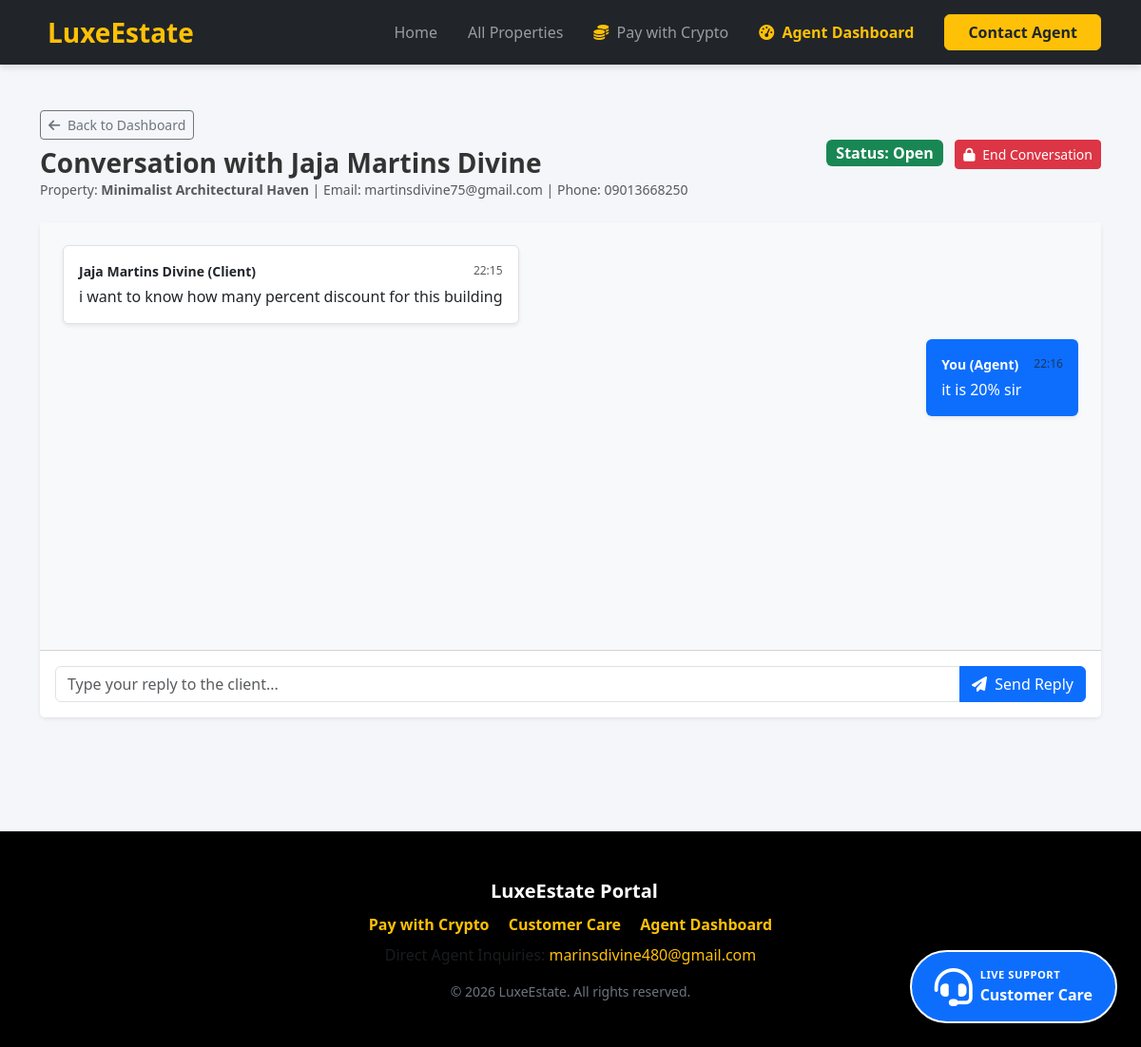
/agent/conversation/1 (signed in), run on an earlier commit of the app's database.
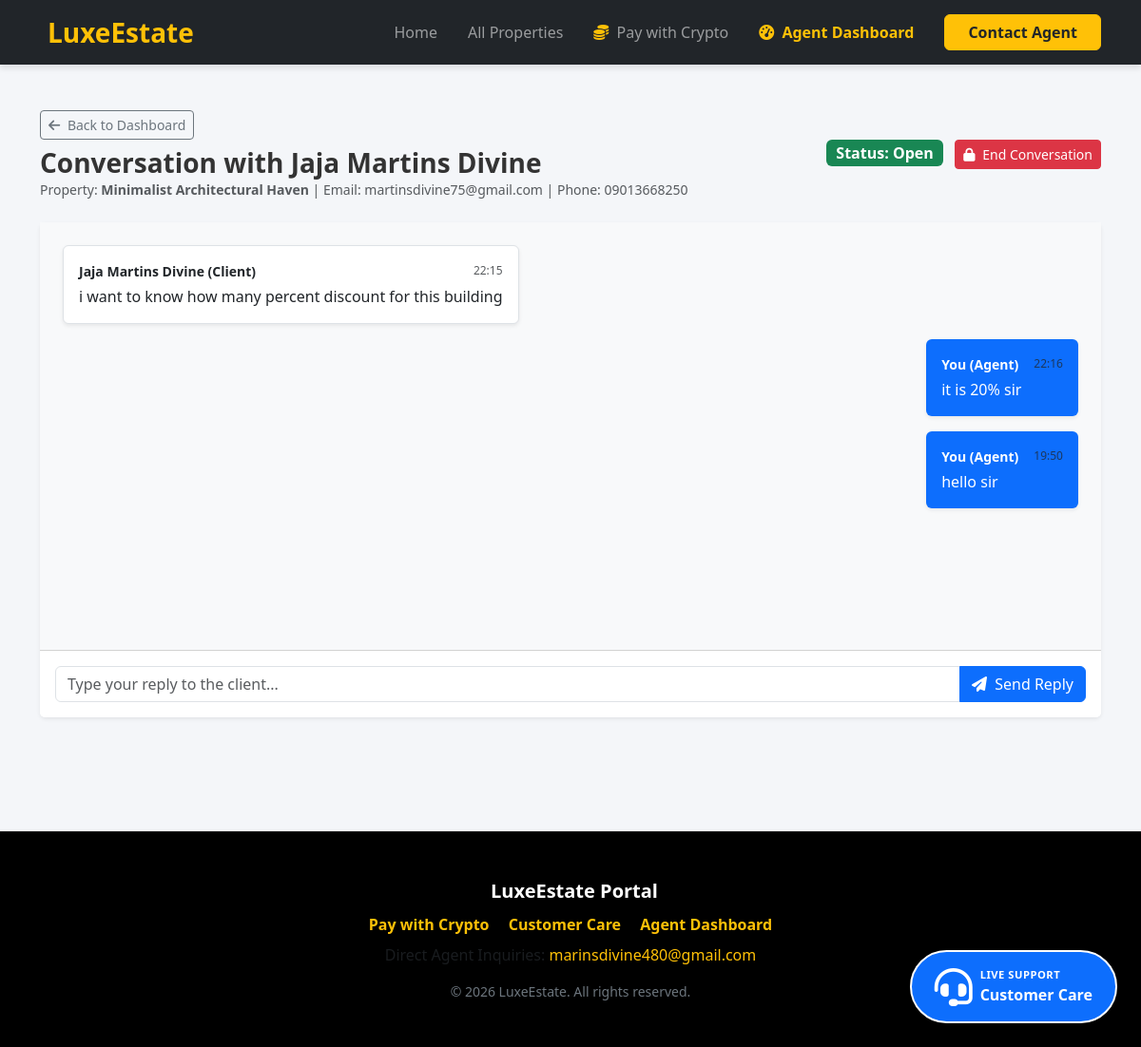
And on a later commit of the database.
### tables this page shows
CREATE TABLE conversations (
            id INTEGER PRIMARY KEY AUTOINCREMENT,
            client_name TEXT NOT NULL,
            client_email TEXT NOT NULL,
            client_phone TEXT,
            property_title TEXT,
            status TEXT DEFAULT 'Open',
            created_at TIMESTAMP DEFAULT CURRENT_TIMESTAMP
        );

CREATE TABLE conversation_messages (
            id INTEGER PRIMARY KEY AUTOINCREMENT,
            conversation_id INTEGER NOT NULL,
            sender TEXT NOT NULL,
            message TEXT NOT NULL,
            created_at TIMESTAMP DEFAULT CURRENT_TIMESTAMP,
            FOREIGN KEY (conversation_id) REFERENCES conversations (id)
        );

### app.py (the view, shortened to what this page needs)
@app.route('/agent/conversation/<int:conv_id>', methods=['GET', 'POST'])
def agent_conversation(conv_id):
    if not session.get('agent_logged_in'):
        return redirect(url_for('agent_login'))
    conn = get_db_connection()
    cursor = conn.cursor()
    cursor.execute("SELECT * FROM conversations WHERE id = ?", (conv_id,))
    conv = cursor.fetchone()
    cursor.execute("SELECT * FROM conversation_messages WHERE conversation_id = ? ORDER BY created_at ASC", (conv_id,))
    messages = cursor.fetchall()
    conn.close()
    return render_template('agent_conversation.html', conv=conv, messages=messages)

### app.py (called while the page is built)
def get_db_connection():
    conn = sqlite3.connect('real_estate.db')
    conn.row_factory = sqlite3.Row
    return conn

### templates/agent_conversation.html (shortened to what this page needs)
{% extends "base.html" %}
{% block content %}
<div class="container py-5">
    <div class="d-flex justify-content-between align-items-center mb-4">
        <div>
            <a href="{{ url_for('agent_dashboard') }}" class="btn btn-outline-secondary btn-sm mb-2"><i class="fas fa-arrow-left me-1"></i> Back to Dashboard</a>
            <h3 class="fw-bold mb-0">Conversation with {{ conv['client_name'] }}</h3>
            <p class="text-muted small mb-0">Property: <strong>{{ conv['property_title'] }}</strong> | Email: {{ conv['client_email'] }} | Phone: {{ conv['client_phone'] or 'N/A' }}</p>
        </div>
        <div>
            <span class="badge fs-6 {% if conv['status'] == 'Open' %}bg-success{% else %}bg-secondary{% endif %} me-2">Status: {{ conv['status'] }}</span>
            {% if conv['status'] == 'Open' %}
            <form action="{{ url_for('agent_conversation', conv_id=conv['id']) }}" method="POST" class="d-inline" onsubmit="return confirm('Are you sure you want to end and close this conversation? The client will no longer be able to reply to this thread.');">
                <button type="submit" class="btn btn-danger btn-sm"><i class="fas fa-lock me-1"></i> End Conversation</button>
            </form>
            {% endif %}
        </div>
    </div>
    <div class="card shadow-sm border-0 mb-4">
        <div class="card-body chat-box p-4" style="height: 450px; overflow-y: scroll; background-color: #f8f9fa;">
            {% for m in messages %}
            <div class="d-flex mb-3 {% if m['sender'] == 'agent' %}justify-content-end{% else %}justify-content-start{% endif %}">
                <div class="p-3 rounded shadow-sm {% if m['sender'] == 'agent' %}bg-primary text-white{% else %}bg-white text-dark border{% endif %}" style="max-width: 75%;">
                    <div class="d-flex justify-content-between align-items-center mb-1">
                        <small class="fw-bold me-3">{% if m['sender'] == 'agent' %}You (Agent){% else %}{{ conv['client_name'] }} (Client){% endif %}</small>
                        <small class="text-muted" style="font-size: 0.75rem;">{{ m['created_at'][11:16] }}</small>
                    </div>
                    <p class="mb-0" style="white-space: pre-wrap;">{{ m['message'] }}</p>
                </div>
            </div>
            {% endfor %}
        </div>
        <div class="card-footer bg-white p-3">
            {% if conv['status'] == 'Open' %}
            <form action="{{ url_for('agent_conversation', conv_id=conv['id']) }}" method="POST">
                <div class="input-group">
                    <input type="text" name="message" class="form-control" placeholder="Type your reply to the client..." required autocomplete="off">
                    <button class="btn btn-primary" type="submit"><i class="fas fa-paper-plane me-1"></i> Send Reply</button>
                </div>
            </form>
            {% else %}
            <div class="alert alert-warning mb-0 text-center">
                <i class="fas fa-lock me-2"></i> This conversation has been ended and closed. The client can now initiate a new conversation if needed.
            </div>
            {% endif %}
        </div>
    </div>
</div>
{% endblock %}

What changed in the data, as far as the page shows it:
added conversation_messages: sender "You (Agent)", created_at "19:50", message "hello sir"
